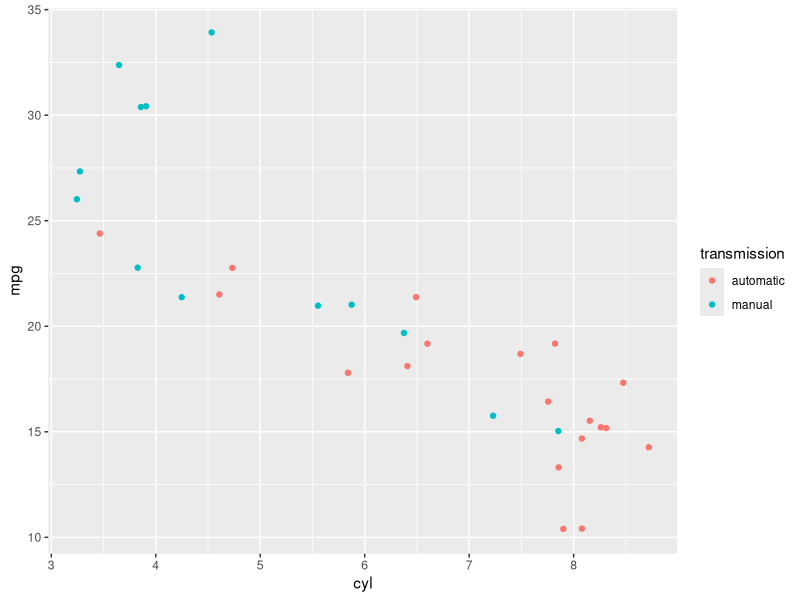
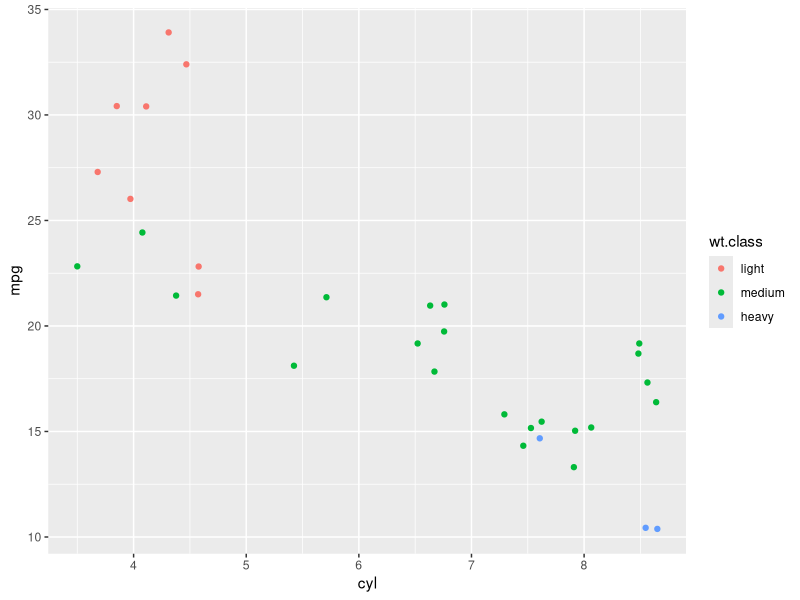
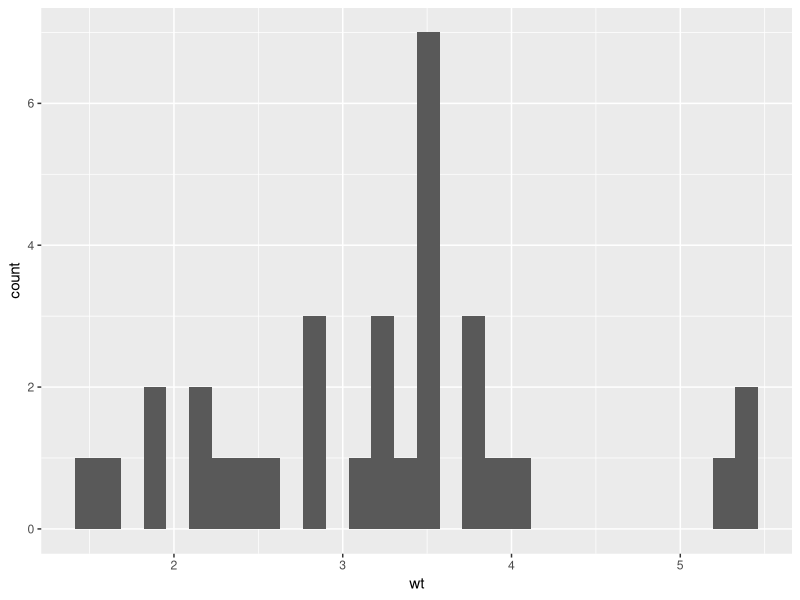

These charts were generated, in order, by the following R code:
## ---- chunk 1
knitr::opts_chunk$set(echo = FALSE, warning = FALSE, message = FALSE)
options(scipen=1, digits=2)
library(tidyverse)
library(lme4)
## ---- chunk 2
wt.hist <- ggplot(mtcars, aes(wt)) +
  geom_histogram()
## ---- chunk 3
mtcars.tidy <- mtcars %>%
  rownames_to_column("car") %>%
  as_tibble() %>%
  separate(car, c("brand", "model"), " ", extra = "merge", fill = "right") %>%
  mutate(
    wt.class = case_when(
      wt < 2.5 ~ "light",
      wt >= 2.5 & wt <= 4.5 ~ "medium",
      wt > 4.5 ~ "heavy"),
    wt.class = factor(wt.class, levels = c("light", "medium", "heavy")),
    transmission = factor(am, labels = c("automatic", "manual"))
    )
## ---- chunk 4
mpg.by.wt <- ggplot(mtcars.tidy,
                    aes(cyl, mpg, color = wt.class, group = wt.class)) +
  geom_jitter()

mpg.by.tr <- ggplot(mtcars.tidy,
                    aes(cyl, mpg, color = transmission, group = transmission)) +
  geom_jitter()
## ---- chunk 5
mtcars.tidy %>%
  group_by(brand) %>%
  summarize(
    `# Cylinders` = mean(cyl),
    `Weight` = mean(wt),
    `# models` = n()
    ) %>%
  arrange(`# Cylinders`) %>%
  knitr::kable(caption = "Brands included, along with average number of cylinders and average weight among the number of models included for each brand.")
## ---- chunk 6
mpg.model <- lmer(mpg ~ cyl * transmission + (1|brand), mtcars.tidy)
mpg.model.tbl <- broom.mixed::tidy(mpg.model)
